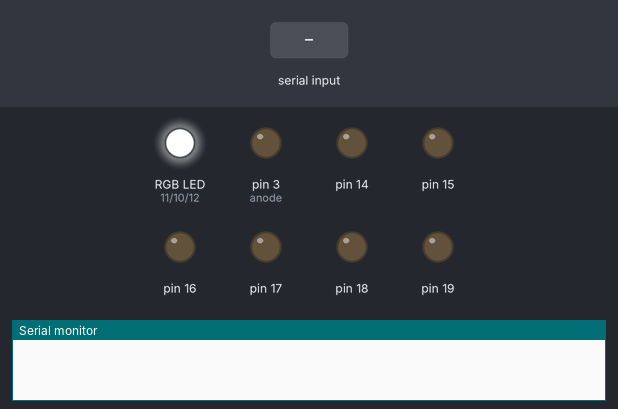
Bench run of a sketch on a simulated Arduino Uno, built with avr-gcc and run on an emulated ATmega328P. Shown: an RGB LED mixed from three pins (HIGH = lit), output pins drawn as LEDs (lit = HIGH), the last lines printed to the serial monitor. The inputs (shaded band) are chosen by the test bench.

Above: at 1.2 s.
1.3 s: "30,150\n" received over Serial
At 1.8 s:
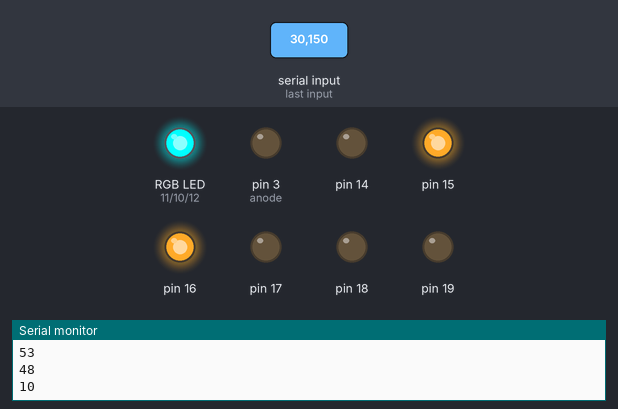
2.8 s: byte 35 (35) received over Serial
At 4.0 s:
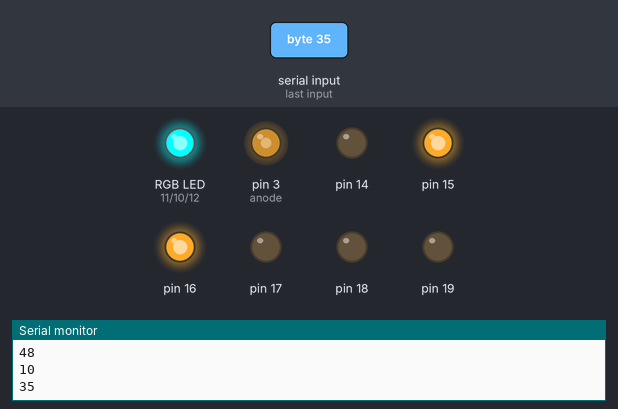
4.3 s: byte 50 (50) received over Serial
At 5.2 s:
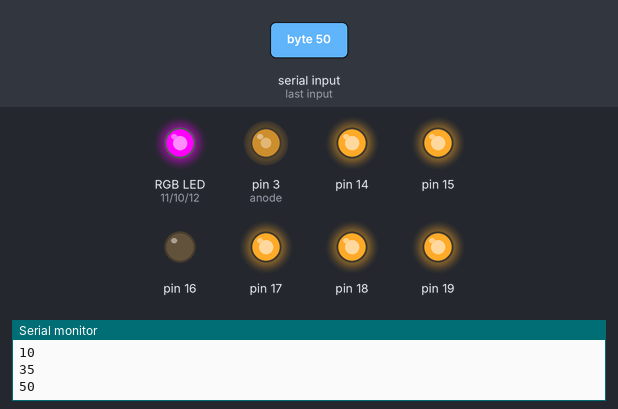
5.8 s: byte 51 (51) received over Serial
At 6.3 s:
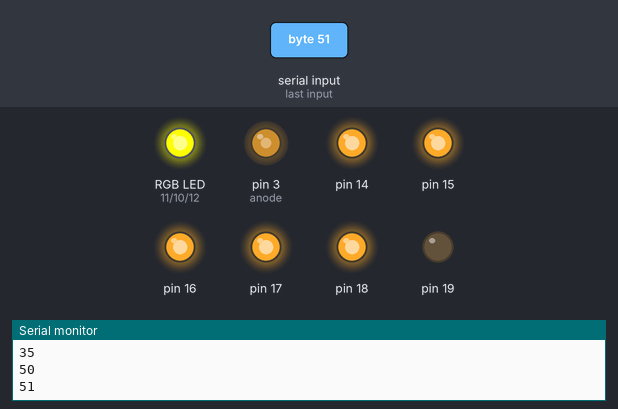
7.3 s: "51\n" received over Serial
At 8.5 s:
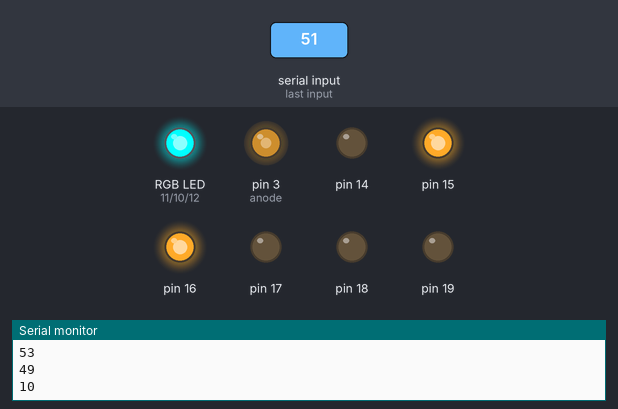
8.8 s: "35\n" received over Serial
At 9.8 s:
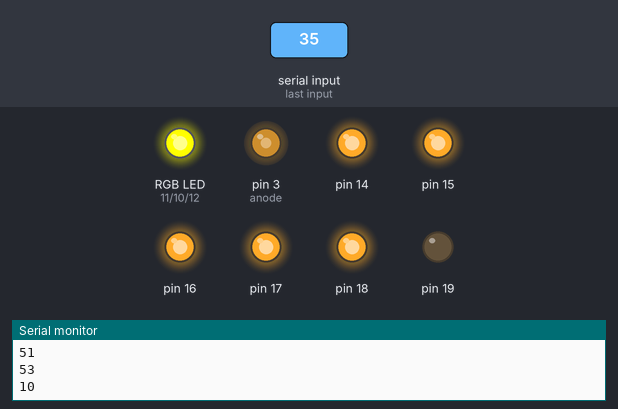
Timing chart, 0 to 11.3 s (numbered marks = the images above; inputs shaded):
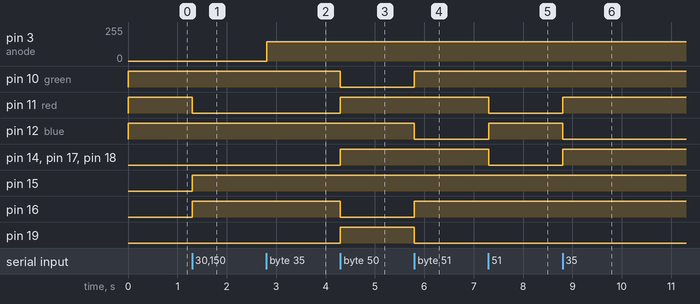

The sketch:

RGB_seg.ino
```cpp
/*
  controlling LED RGB by hand gesture
  DATA: 28 May 2025
  description:this program reads data from the UART interface to control an LED RGB adjusting both color and brightness
              while simultaneously displaying the channel number on a seven segment
*/

const int red = 11;
const int blue = 12;
const int green = 10;
const int anode = 3;

bool check = false;
int Channel_brightness = 0;
int data;

void setup() {
  Serial.begin(9600);

  pinMode(anode,OUTPUT);
  pinMode(red,OUTPUT);
  pinMode(green,OUTPUT);
  pinMode(blue,OUTPUT);

  digitalWrite(red,HIGH);
  digitalWrite(green,HIGH);
  digitalWrite(blue,HIGH);

  DDRC = 0b11111111;
}

void loop() {
  while(Serial.available())
  {
    data = Serial.read();
    Serial.println(data);

    if(check == false)
     {
      switch(data)
      {
        case 49:
        digitalWrite(blue,HIGH);
        digitalWrite(green,HIGH);
        digitalWrite(red,LOW);

        PORTC = 0b00000110;
        break;

        case 50:
        digitalWrite(blue,HIGH);
        digitalWrite(red,HIGH);
        digitalWrite(green,LOW);

        PORTC = 0b00111011;
        break;

        case 51:
        digitalWrite(red,HIGH);
        digitalWrite(green,HIGH);
        digitalWrite(blue,LOW);

        PORTC = 0b00011111;
        break;
      }
   }

    if(data == 35)
      {
        Serial.flush();
        check = true;
      }
  }

  if(check == true)
     {
       Channel_brightness = map(data-48,0,9,0,255);
       analogWrite(anode,Channel_brightness);
       check = false;
     }
}
```

Measured:
- after the input at 1.3 s, pin 11 (red): HIGH → LOW at once; pin 15, pin 16: LOW → HIGH at once
- after the input at 2.8 s, pin 3 (anode): 0/255 → 144/255 at once
- after the input at 4.3 s, pin 10 (green), pin 16: HIGH → LOW at once; pin 11 (red), pin 14, pin 17–19: LOW → HIGH at once
- after the input at 5.8 s, pin 10 (green), pin 16: LOW → HIGH at once; pin 12 (blue), pin 19: HIGH → LOW at once
- after the input at 7.3 s, pin 11 (red), pin 14, pin 17, pin 18: HIGH → LOW at once; pin 12 (blue): LOW → HIGH at once
- after the input at 8.8 s, pin 11 (red), pin 14, pin 17, pin 18: LOW → HIGH at once; pin 12 (blue): HIGH → LOW at once
